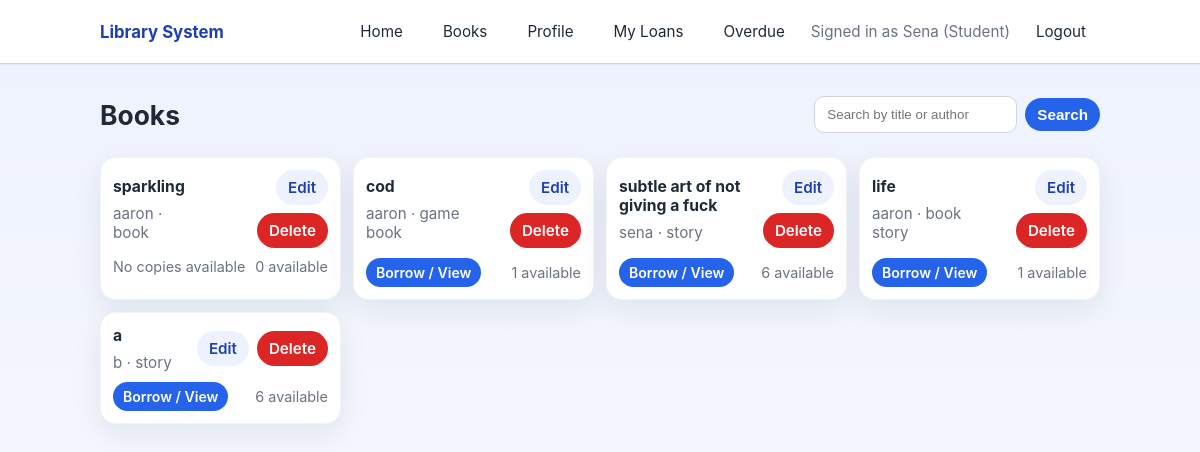
The app's page /books/ (signed in) with its own data.
### library/models.py (models this page shows, shortened)
class Book(models.Model):
    category = models.ForeignKey(Category, on_delete=models.CASCADE)
    title = models.CharField(max_length=200)
    author = models.CharField(max_length=100)
    description = models.TextField()
    cover_image = models.ImageField(upload_to='books/')
    available_copies = models.PositiveIntegerField(default=1)

class Category(models.Model):
    name = models.CharField(max_length=100)

### library/views.py (the view)
# urls.py: path('books/', views.book_list, name='book_list'),
@login_required
def book_list(request):
    q = request.GET.get('q', '').strip()
    if q:
        books = Book.objects.filter(Q(title__icontains=q) | Q(author__icontains=q))
    else:
        books = Book.objects.all()
    return render(request, 'library/book_list.html', {'books': books, 'q': q})

### library/templates/library/book_list.html (shortened to what this page needs)
{% extends 'base.html' %}
{% block content %}
<div class="page-header">
    <h1>Books</h1>
    <form class="search-form" method="get" action="{% url 'book_list' %}">
        <input type="text" name="q" placeholder="Search by title or author" value="{{ q }}">
        <button type="submit">Search</button>
    </form>
</div>
{% if books %}
    <ul class="book-list">
        {% for book in books %}
            <li class="book-card">
                <div class="book-card-main">
                    <div>
                        <a class="book-title" href="{% url 'book_detail' book.id %}">{{ book.title }}</a>
                        <p class="book-meta">{{ book.author }}{% if book.category %} · {{ book.category.name }}{% endif %}</p>
                    </div>
                    <div class="book-actions">
                        <a class="button button-secondary" href="{% url 'edit_book' book.id %}">Edit</a>
                        <a class="button button-danger" href="{% url 'delete_book' book.id %}">Delete</a>
                    </div>
                </div>
                <div class="book-card-footer">
                    {% if book.available_copies > 0 %}
                        <a class="button button-primary" href="{% url 'book_detail' book.id %}">Borrow / View</a>
                    {% else %}
                        <span class="book-unavailable">No copies available</span>
                    {% endif %}
                    <span class="book-copies">{{ book.available_copies }} available</span>
                </div>
            </li>
        {% endfor %}
    </ul>
{% else %}
    <div class="empty-state">
        <p>No books are available yet.</p>
        <a class="button" href="{% url 'add_book' %}">Add a book</a>
    </div>
{% endif %}
{% endblock %}

### templates/base.html (shortened to what this page needs)
{% load static %}
<!DOCTYPE html>
<html>
<head>
    <link rel="stylesheet" href="{% static 'css/style.css' %}">
</head>
<body>
    <header class="site-header">
        <div class="container header-inner">
            <a class="brand" href="/">Library System</a>
            <nav class="site-nav">
                <a href="/">Home</a>
                {% if user.is_authenticated %}
                    <a href="/books/">Books</a>
                    <a href="{% url 'profile' %}">Profile</a>
                    {% if not user.is_staff %}
                        <a href="{% url 'my_loans' %}">My Loans</a>
                    {% endif %}
                    <a href="{% url 'overdue_loans' %}">Overdue</a>
                    <span class="nav-user">Signed in as {{ user.username }} ({{ user.is_staff|yesno:"Staff,Student" }})</span>
                    <a href="{% url 'logout' %}">Logout</a>
                {% else %}
                    <a href="{% url 'login' %}">Login</a>
                    <a href="{% url 'register' %}">Register</a>
                {% endif %}
            </nav>
        </div>
    </header>
    <main class="container main-content">
        {% block content %}
        {% endblock %}
    </main>
</body>
</html>

### static/css/style.css (style rules this page uses)
* { box-sizing: border-box; }
:root { --bg: #f7f8fb; --surface: #ffffff; --surface-strong: #edf2f7; --text: #1f2937; --muted: #6b7280; --primary: #2563eb; --primary-dark: #1e40af; --danger: #dc2626; --warning: #f59e0b; --border: #d1d5db; --shadow: 0 10px 30px rgba(15, 23, 42, 0.08); }
body { margin: 0; min-height: 100vh; font-family: Inter, system-ui, -apple-system, BlinkMacSystemFont, "Segoe UI", sans-serif; background: linear-gradient(180deg, #eef2ff 0%, #f8fafc 100%); color: var(--text); }
.container { width: min(1000px, calc(100% - 32px)); margin: 0 auto; }
.site-header { background: #ffffff; border-bottom: 1px solid var(--border); box-shadow: 0 1px 0 rgba(15, 23, 42, 0.04); }
.header-inner { display: flex; align-items: center; justify-content: space-between; gap: 12px; padding: 12px 0; }
.brand { font-size: 1.05rem; font-weight: 700; color: var(--primary-dark); text-decoration: none; }
.site-nav { display: flex; flex-wrap: wrap; align-items: center; gap: 12px; font-size: 0.95rem; }
.site-nav a { color: var(--text); text-decoration: none; padding: 10px 14px; border-radius: 9999px; transition: background 0.2s ease, color 0.2s ease; }
.nav-user { color: var(--muted); }
.main-content { padding: 32px 0 64px; }
.page-header { display: flex; flex-wrap: wrap; justify-content: space-between; align-items: center; gap: 16px; margin-bottom: 24px; }
.page-header h1 { margin: 0; font-size: clamp(1.5rem, 2.2vw, 1.8rem); }
.search-form { display: flex; flex-wrap: wrap; gap: 8px; align-items: center; }
.search-form input { min-width: 200px; padding: 10px 12px; border: 1px solid var(--border); border-radius: 10px; background: #fff; color: var(--text); }
.search-form button, .link-button, .button { border: none; cursor: pointer; border-radius: 9999px; padding: 8px 12px; background: var(--primary); color: #fff; text-decoration: none; font-weight: 600; font-size: 0.95rem; transition: transform 0.12s ease, background 0.12s ease; }
.button-secondary { background: #eef2ff; color: var(--primary-dark); }
.button-danger { background: var(--danger); }
.book-list { list-style: none; margin: 0; padding: 0; display: grid; grid-template-columns: repeat(auto-fit, minmax(240px, 1fr)); gap: 12px; }
.book-card, .detail-card, .empty-state, .form-card, .messages { background: var(--surface); border: 1px solid rgba(148, 163, 184, 0.12); border-radius: 16px; box-shadow: var(--shadow); }
.book-card { padding: 12px; }
.book-card-main { display: flex; justify-content: space-between; gap: 10px; align-items: center; }
.book-title { display: inline-block; font-size: 0.98rem; font-weight: 700; color: var(--text); text-decoration: none; }
.book-meta { margin: 8px 0 0; color: var(--muted); font-size: 0.95rem; }
.book-actions { display: flex; gap: 8px; flex-wrap: wrap; justify-content: flex-end; }
.book-card-footer { display: flex; justify-content: space-between; align-items: center; gap: 8px; margin-top: 10px; flex-wrap: wrap; }
.book-card-footer .button { padding: 6px 10px; font-size: 0.88rem; min-width: auto; }
.book-card-footer .book-copies, .book-card-footer .book-unavailable { color: var(--muted); font-size: 0.9rem; }

### records on screen
Book: title "sparkling", author "aaron", category.name "book", shows "No copies available", available_copies "0"
Book: title "cod", author "aaron", category.name "game book", shows "Borrow / View", available_copies "1"
Book: title "subtle art of not giving a fuck", author "sena", category.name "story", shows "Borrow / View", available_copies "6"
Book: title "life", author "aaron", category.name "book story", shows "Borrow / View", available_copies "1"
Book: title "a", author "b", category.name "story", shows "Borrow / View", available_copies "6"

### other values on screen
{{ user.username }} "Sena"
{{ user.is_staff|yesno:"Staff,Student" }} "Student"
